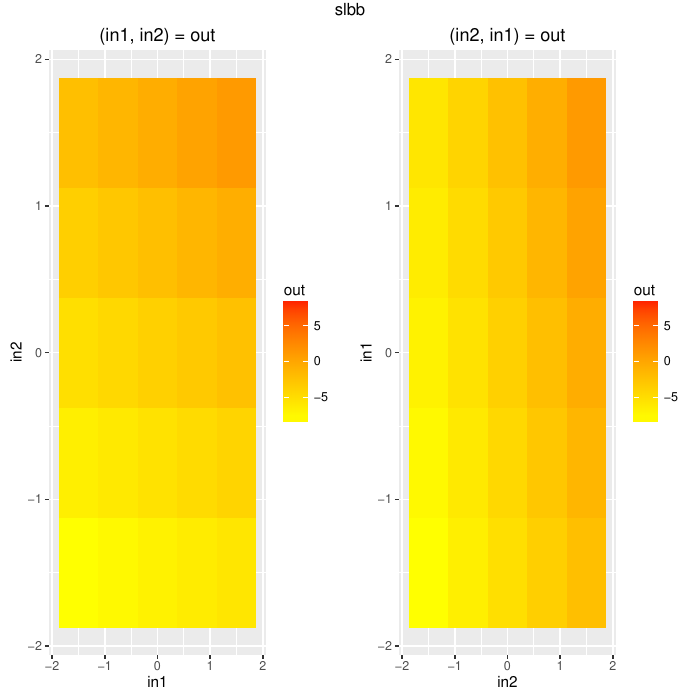

Reproduce this figure in R.
#R script generated with jfuzzylite 6.0.

library(ggplot2);

engine.name = "slbb"
engine.fll = "Engine: slbb
InputVariable: in1
  enabled: true
  range: -1.500 1.500
  lock-range: false
  term: in1mf1 Bell -1.500 1.500 2.000
  term: in1mf2 Bell 1.500 1.500 2.000
InputVariable: in2
  enabled: true
  range: -1.500 1.500
  lock-range: false
  term: in2mf1 Bell -1.500 1.500 2.000
  term: in2mf2 Bell 1.500 1.500 2.000
InputVariable: in3
  enabled: true
  range: -0.200 0.200
  lock-range: false
  term: in3mf1 Bell -0.200 0.200 2.000
  term: in3mf2 Bell 0.200 0.200 2.000
InputVariable: in4
  enabled: true
  range: -0.400 0.400
  lock-range: false
  term: in4mf1 Bell -0.400 0.400 2.000
  term: in4mf2 Bell 0.400 0.400 2.000
OutputVariable: out
  enabled: true
  range: -10.000 10.000
  lock-range: false
  aggregation: none
  defuzzifier: WeightedAverage TakagiSugeno
  default: nan
  lock-previous: false
  term: outmf1 Linear 1.015 2.234 -12.665 -4.046 0.026
  term: outmf2 Linear 1.161 1.969 -9.396 -6.165 0.474
  term: outmf3 Linear 1.506 2.234 -12.990 -1.865 1.426
  term: outmf4 Linear 0.734 1.969 -9.381 -4.688 -0.880
  term: outmf5 Linear 0.734 2.234 -12.853 -6.110 -1.034
  term: outmf6 Linear 1.413 1.969 -9.485 -6.592 1.159
  term: outmf7 Linear 1.225 2.234 -12.801 -3.929 0.366
  term: outmf8 Linear 0.985 1.969 -9.291 -5.115 -0.195
  term: outmf9 Linear 0.985 1.969 -9.292 -5.115 0.195
  term: outmf10 Linear 1.225 2.234 -12.802 -3.929 -0.366
  term: outmf11 Linear 1.413 1.969 -9.485 -6.592 -1.159
  term: outmf12 Linear 0.734 2.234 -12.853 -6.110 1.034
  term: outmf13 Linear 0.734 1.969 -9.381 -4.688 0.880
  term: outmf14 Linear 1.506 2.234 -12.990 -1.865 -1.426
  term: outmf15 Linear 1.161 1.969 -9.396 -6.165 -0.474
  term: outmf16 Linear 1.015 2.234 -12.665 -4.046 -0.026
RuleBlock: 
  enabled: true
  conjunction: AlgebraicProduct
  disjunction: none
  implication: none
  activation: General
  rule: if in1 is in1mf1 and in2 is in2mf1 and in3 is in3mf1 and in4 is in4mf1 then out is outmf1
  rule: if in1 is in1mf1 and in2 is in2mf1 and in3 is in3mf1 and in4 is in4mf2 then out is outmf2
  rule: if in1 is in1mf1 and in2 is in2mf1 and in3 is in3mf2 and in4 is in4mf1 then out is outmf3
  rule: if in1 is in1mf1 and in2 is in2mf1 and in3 is in3mf2 and in4 is in4mf2 then out is outmf4
  rule: if in1 is in1mf1 and in2 is in2mf2 and in3 is in3mf1 and in4 is in4mf1 then out is outmf5
  rule: if in1 is in1mf1 and in2 is in2mf2 and in3 is in3mf1 and in4 is in4mf2 then out is outmf6
  rule: if in1 is in1mf1 and in2 is in2mf2 and in3 is in3mf2 and in4 is in4mf1 then out is outmf7
  rule: if in1 is in1mf1 and in2 is in2mf2 and in3 is in3mf2 and in4 is in4mf2 then out is outmf8
  rule: if in1 is in1mf2 and in2 is in2mf1 and in3 is in3mf1 and in4 is in4mf1 then out is outmf9
  rule: if in1 is in1mf2 and in2 is in2mf1 and in3 is in3mf1 and in4 is in4mf2 then out is outmf10
  rule: if in1 is in1mf2 and in2 is in2mf1 and in3 is in3mf2 and in4 is in4mf1 then out is outmf11
  rule: if in1 is in1mf2 and in2 is in2mf1 and in3 is in3mf2 and in4 is in4mf2 then out is outmf12
  rule: if in1 is in1mf2 and in2 is in2mf2 and in3 is in3mf1 and in4 is in4mf1 then out is outmf13
  rule: if in1 is in1mf2 and in2 is in2mf2 and in3 is in3mf1 and in4 is in4mf2 then out is outmf14
  rule: if in1 is in1mf2 and in2 is in2mf2 and in3 is in3mf2 and in4 is in4mf1 then out is outmf15
  rule: if in1 is in1mf2 and in2 is in2mf2 and in3 is in3mf2 and in4 is in4mf2 then out is outmf16"

engine.fldFile = "slbb.fld"
if (require(data.table)) {
    engine.df = data.table::fread(engine.fldFile, sep="auto", header="auto")
} else {
    engine.df = read.table(engine.fldFile, header=TRUE)
}

engine.plot.i1i2_o1 = ggplot(engine.df, aes(in1, in2)) + 
    geom_tile(aes(fill=out)) + 
    scale_fill_gradient(low="yellow", high="red") + 
    stat_contour(aes(x=in1, y=in2, z=out), color="black") + 
    ggtitle("(in1, in2) = out")

engine.plot.i2i1_o1 = ggplot(engine.df, aes(in2, in1)) + 
    geom_tile(aes(fill=out)) + 
    scale_fill_gradient(low="yellow", high="red") + 
    stat_contour(aes(x=in2, y=in1, z=out), color="black") + 
    ggtitle("(in2, in1) = out")

if (require(gridExtra)) {
    engine.plots = arrangeGrob(engine.plot.i1i2_o1, engine.plot.i2i1_o1, ncol=2, top=engine.name)
    ggsave(paste0(engine.name, ".pdf"), engine.plots)
    if (require(grid)) {
        grid.newpage()
        grid.draw(engine.plots)
    }
}
